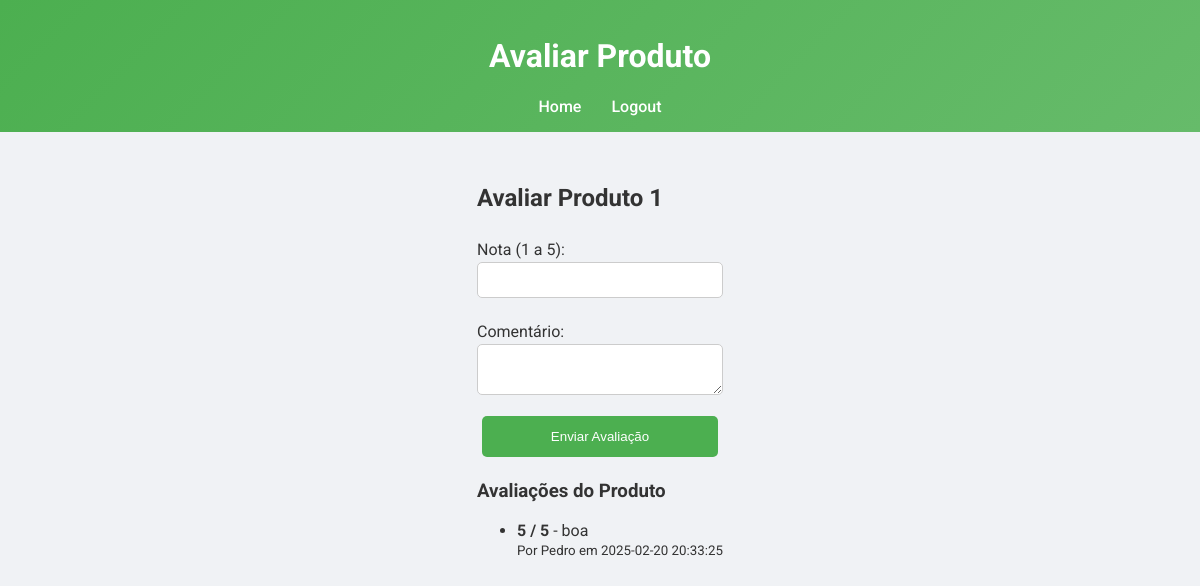
Page /avaliar/1 (signed in) on the committed database.
### tables this page shows
CREATE TABLE avaliacoes (
                                    id INTEGER PRIMARY KEY AUTOINCREMENT,
                                    product_id INTEGER NOT NULL,
                                    username TEXT NOT NULL,
                                    rating INTEGER NOT NULL,
                                    comment TEXT,
                                    data TIMESTAMP DEFAULT CURRENT_TIMESTAMP,
                                    FOREIGN KEY(product_id) REFERENCES produtos(id));

### controllers.py (the view)
@bp.route('/avaliar/<int:produto_id>', methods=['GET', 'POST'])
def avaliar_produto(produto_id):
    if 'username' not in session:
        return redirect(url_for('bp.login'))
    if request.method == 'POST':
        rating = int(request.form['rating'])
        comment = request.form['comment']
        Avaliacao.registrar(produto_id, session['username'], rating, comment)
        LogAtividades.registrar(session['username'], "avaliar_produto", f"Avaliação para produto {produto_id} registrada.")
        return redirect(url_for('bp.index'))
    avaliacoes_produto = Avaliacao.listar_por_produto(produto_id)
    return render_template('avaliar.html', produto_id=produto_id, avaliacoes=avaliacoes_produto, username=session['username'])

### models.py (called while the page is built)
    @staticmethod
    def get_connection():
        return sqlite3.connect(db_path)

    @staticmethod
    def listar_por_produto(product_id):
        with DatabaseManager.get_connection() as conn:
            cursor = conn.cursor()
            cursor.execute(
                "SELECT * FROM avaliacoes WHERE product_id = ? ORDER BY data DESC",
                (product_id,)
            )
            return cursor.fetchall()

### templates/avaliar.html (shortened to what this page needs)
<!DOCTYPE html>
<html lang="pt-BR">
  <head>
    <link rel="stylesheet" href="/static/style.css" />
  </head>
  <body>
    <header>
      <h1>Avaliar Produto</h1>
      <nav>
        <a href="/">Home</a>
        <a href="/logout">Logout</a>
      </nav>
    </header>
    <main>
      <h2>Avaliar Produto {{ produto_id }}</h2>
      <form method="POST">
        <label for="rating">Nota (1 a 5):</label>
        <input type="number" id="rating" name="rating" min="1" max="5" required />
        <label for="comment">Comentário:</label>
        <textarea id="comment" name="comment" required></textarea>
        <button type="submit" class="btn">Enviar Avaliação</button>
      </form>
      <section class="avaliacoes">
        <h3>Avaliações do Produto</h3>
        <ul>
          {% for avaliacao in avaliacoes %}
          <li>
            <strong>{{ avaliacao[3] }} / 5</strong> - {{ avaliacao[4] }}<br />
            <small>Por {{ avaliacao[2] }} em {{ avaliacao[5] }}</small>
          </li>
          {% endfor %}
        </ul>
      </section>
    </main>
  </body>
</html>

### static/style.css (style rules this page uses)
html, body { margin: 0; padding: 0; height: 100%; }
body { display: flex; flex-direction: column; min-height: 100vh; font-family: "Roboto", sans-serif; background: #f0f2f5; color: #333; }
header { background: linear-gradient(135deg, #4caf50, #66bb6a); color: #fff; padding: 1rem; text-align: center; }
header nav { display: flex; justify-content: center; flex-wrap: wrap; }
header nav a { color: #fff; text-decoration: none; margin: 0 15px; font-weight: 500; transition: color 0.3s, transform 0.3s; }
main { flex: 1; padding: 2rem; max-width: 1200px; margin: 0 auto; }
.btn { display: inline-block; padding: 0.8rem 1.2rem; background-color: #4caf50; color: #fff; text-decoration: none; border-radius: 5px; transition: background-color 0.3s, transform 0.3s; margin: 0.3rem; }
form { display: flex; flex-direction: column; }
form label { margin: 0.5rem 0 0.2rem; }
form input, form textarea { padding: 0.6rem; margin-bottom: 1rem; border: 1px solid #ccc; border-radius: 5px; }
form button { padding: 0.8rem; border: none; border-radius: 5px; background-color: #4caf50; color: #fff; cursor: pointer; font-weight: 500; transition: background-color 0.3s, transform 0.3s; }

### rows in the picture
avaliacoes: rating "5", comment "boa", username "Pedro", data "2025-02-20 20:33:25"

### other values in the picture
{{ produto_id }} "1"
